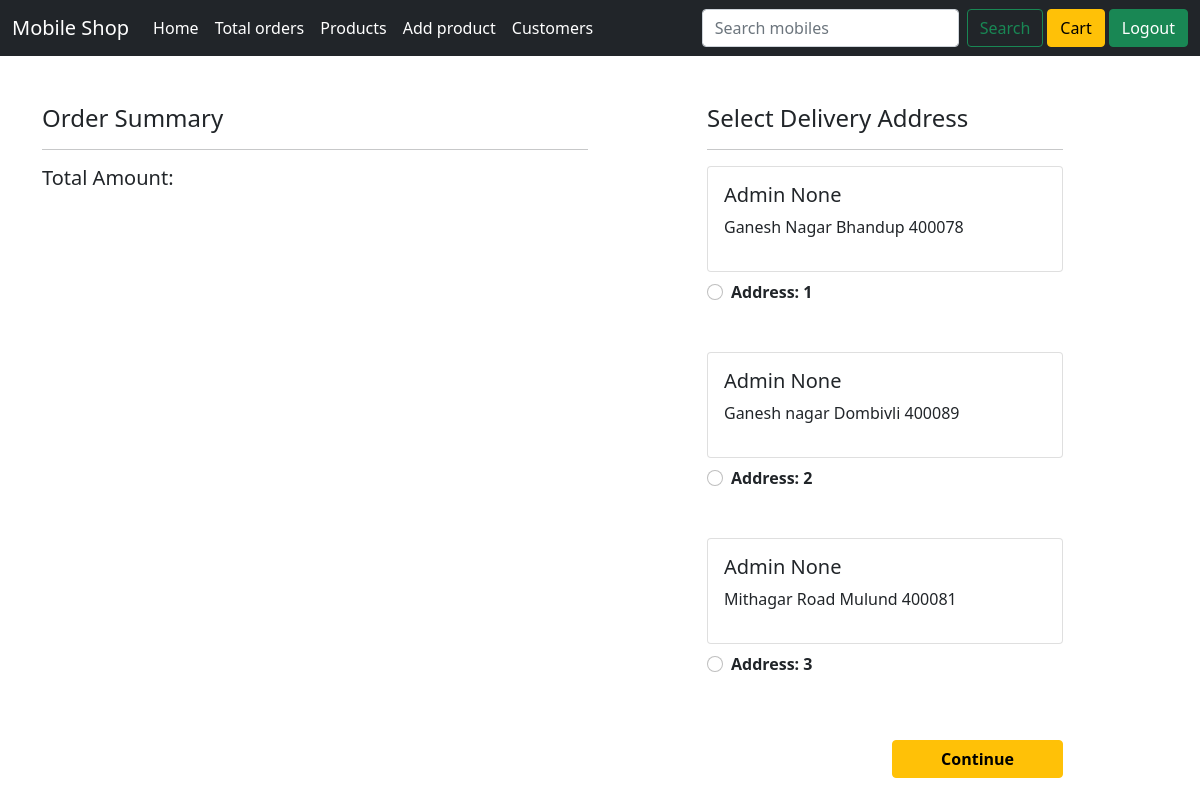
The app's page /checkout/1/ (signed in) with its own data.
### customer/models.py (models this page shows, shortened)
class Address(models.Model):
    id = models.AutoField(primary_key=True)
    user_id = models.ForeignKey(User, on_delete=models.CASCADE)
    flat_no = models.CharField(max_length=50, blank=True, null=True)
    building = models.CharField(max_length=100, blank=True, null=True)
    area = models.CharField(max_length=100, blank=True, null=True)
    city = models.CharField(max_length=100, blank=True, null=True)
    pin = models.IntegerField(blank=True,null=True)

### home/models.py (models this page shows, shortened)
class User(AbstractBaseUser, PermissionsMixin):
    id = models.AutoField(primary_key=True)
    email = models.EmailField(_('email address'), unique=True, max_length=150)
    user_name = models.CharField(max_length=15, unique=True)
    first_name = models.CharField(max_length=150, null=False, blank=False)
    last_name = models.CharField(max_length=150, null=True, blank=True)
    joinedOn = models.DateTimeField(default=timezone.now)
    contact = models.CharField(max_length=10, unique=True)
    is_staff = models.BooleanField(default=False)
    is_active = models.BooleanField(default=True)
    objects = CustomAccountManager()
    USERNAME_FIELD = 'email'
    REQUIRED_FIELDS = ['user_name', 'first_name']

### customer/views.py (the view)
# urls.py: path('checkout/<int:id>/', views.checkout, name='checkout'),
def checkout(request, **kwargs):
    user = request.user
    cart_items = Cart.objects.filter(user_id=user)
    addresses = Address.objects.filter(user_id=user)
    cart_product = [p for p in Cart.objects.all() if p.user_id == user]
    context = {
        'id': kwargs['id'],
        'addresses': addresses,
    }
    if cart_product:
        context.update(price_detail(user))
    return render(request, 'customer/checkout.html', context)

### customer/templates/customer/checkout.html (shortened to what this page needs)
{% extends 'home/layout.html' %}
{% load static %}
{% block content %}
<div class="container">
  <div class="row mt-5">
    <div class="col-sm-6">
      <h4>Order Summary</h4>
      <hr>
      <h5>Total Amount: {{total_amount}}</h5>
    </div>
    <div class="col-sm-4 offset-sm-1">
      <h4>Select Delivery Address</h4>
      <hr>
      <form action="{% url 'payment' id %}" method="post">
        {% for addr in addresses %}
        <div class="card">
          <div class="card-body">
            <h5>{{addr.user_id.first_name}} {{addr.user_id.last_name}}</h5>
            <p>{{addr.area}} {{addr.city}} {{addr.pin}}</p>
          </div>
        </div>
        <div class="form-check mt-2 mb-5">
          <input class="form-check-input" type="radio" value="{{addr.id}}" name="custid"
            id="custadd{{forloop.counter}}">
          <label class="form-check-label fw-bold" for="custadd{{forloop.counter}}"> Address: {{forloop.counter}} </label>
        </div>
        {% empty %}
          <h3>No address! Please add your address</h3>
        {% endfor %}
        <div class="text-end">
          <button type="submit" class="btn btn-warning mt-3 px-5 fw-bold">Continue</button>
        </div>
    </div>
  </div>
</div>
{% endblock content %}

### records on screen
Address: user_id.first_name "Admin", user_id.last_name "None", area "Ganesh Nagar", city "Bhandup", pin "400078"
Address: user_id.first_name "Admin", user_id.last_name "None", area "Ganesh nagar", city "Dombivli", pin "400089"
Address: user_id.first_name "Admin", user_id.last_name "None", area "Mithagar Road", city "Mulund", pin "400081"
